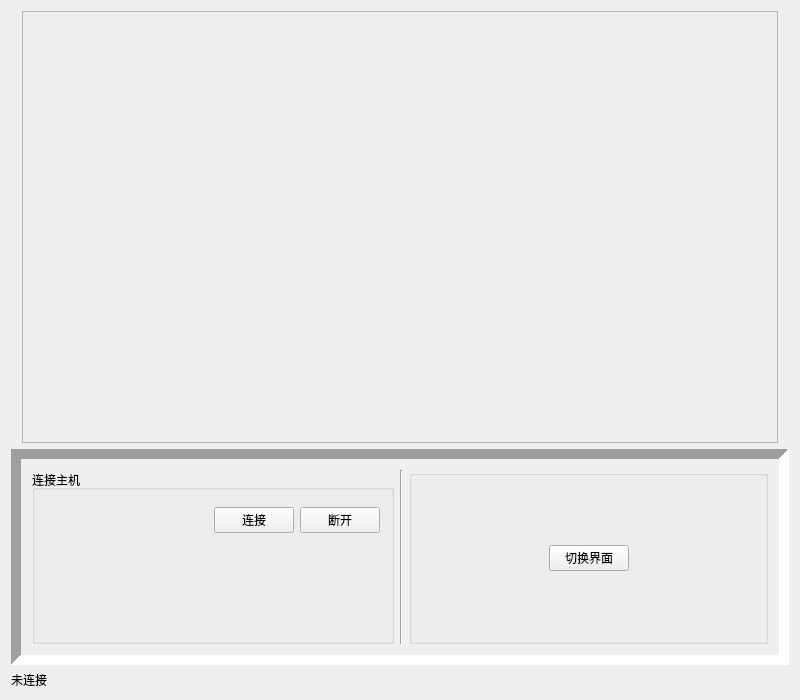
<?xml version="1.0" encoding="UTF-8"?>
<ui version="4.0">
 <class>MainWidget</class>
 <widget class="QWidget" name="MainWidget">
  <property name="geometry">
   <rect>
    <x>0</x>
    <y>0</y>
    <width>800</width>
    <height>700</height>
   </rect>
  </property>
  <property name="windowTitle">
   <string>MainWidget</string>
  </property>
  <layout class="QVBoxLayout" name="verticalLayout_3" stretch="2,1,0">
   <item>
    <widget class="QStackedWidget" name="stackedWidget">
     <property name="currentIndex">
      <number>1</number>
     </property>
     <widget class="QWidget" name="page">
      <layout class="QVBoxLayout" name="verticalLayout_2">
       <property name="topMargin">
        <number>0</number>
       </property>
       <property name="bottomMargin">
        <number>0</number>
       </property>
       <item>
        <widget class="QFrame" name="frame">
         <property name="frameShape">
          <enum>QFrame::WinPanel</enum>
         </property>
         <property name="frameShadow">
          <enum>QFrame::Raised</enum>
         </property>
         <property name="lineWidth">
          <number>10</number>
         </property>
         <layout class="QVBoxLayout" name="verticalLayout">
          <property name="leftMargin">
           <number>0</number>
          </property>
          <property name="topMargin">
           <number>0</number>
          </property>
          <property name="rightMargin">
           <number>0</number>
          </property>
          <property name="bottomMargin">
           <number>0</number>
          </property>
         </layout>
        </widget>
       </item>
      </layout>
     </widget>
     <widget class="QWidget" name="page_2">
      <layout class="QHBoxLayout" name="horizontalLayout_3">
       <property name="leftMargin">
        <number>11</number>
       </property>
       <property name="topMargin">
        <number>0</number>
       </property>
       <property name="rightMargin">
        <number>11</number>
       </property>
       <property name="bottomMargin">
        <number>0</number>
       </property>
       <item>
        <widget class="QFrame" name="frame_3">
         <property name="frameShape">
          <enum>QFrame::StyledPanel</enum>
         </property>
         <property name="frameShadow">
          <enum>QFrame::Raised</enum>
         </property>
        </widget>
       </item>
      </layout>
     </widget>
    </widget>
   </item>
   <item>
    <widget class="QFrame" name="frame_2">
     <property name="frameShape">
      <enum>QFrame::Panel</enum>
     </property>
     <property name="frameShadow">
      <enum>QFrame::Sunken</enum>
     </property>
     <property name="lineWidth">
      <number>10</number>
     </property>
     <layout class="QHBoxLayout" name="horizontalLayout">
      <item>
       <widget class="QGroupBox" name="groupBox">
        <property name="title">
         <string>连接主机</string>
        </property>
        <layout class="QGridLayout" name="gridLayout">
         <item row="0" column="0" colspan="3">
          <widget class="IpWidgets" name="ip_widget" native="true"/>
         </item>
         <item row="1" column="0">
          <spacer name="horizontalSpacer">
           <property name="orientation">
            <enum>Qt::Horizontal</enum>
           </property>
           <property name="sizeHint" stdset="0">
            <size>
             <width>162</width>
             <height>20</height>
            </size>
           </property>
          </spacer>
         </item>
         <item row="1" column="1">
          <widget class="QPushButton" name="button_connect">
           <property name="text">
            <string>连接</string>
           </property>
          </widget>
         </item>
         <item row="1" column="2">
          <widget class="QPushButton" name="button_disconnect">
           <property name="text">
            <string>断开</string>
           </property>
          </widget>
         </item>
         <item row="2" column="1">
          <spacer name="verticalSpacer">
           <property name="orientation">
            <enum>Qt::Vertical</enum>
           </property>
           <property name="sizeHint" stdset="0">
            <size>
             <width>20</width>
             <height>76</height>
            </size>
           </property>
          </spacer>
         </item>
        </layout>
       </widget>
      </item>
      <item>
       <widget class="Line" name="line">
        <property name="orientation">
         <enum>Qt::Vertical</enum>
        </property>
       </widget>
      </item>
      <item>
       <widget class="QGroupBox" name="groupBox_2">
        <property name="title">
         <string/>
        </property>
        <layout class="QHBoxLayout" name="horizontalLayout_2">
         <item>
          <spacer name="horizontalSpacer_2">
           <property name="orientation">
            <enum>Qt::Horizontal</enum>
           </property>
           <property name="sizeHint" stdset="0">
            <size>
             <width>28</width>
             <height>20</height>
            </size>
           </property>
          </spacer>
         </item>
         <item>
          <widget class="QPushButton" name="button_switch">
           <property name="text">
            <string>切换界面</string>
           </property>
          </widget>
         </item>
         <item>
          <spacer name="horizontalSpacer_3">
           <property name="orientation">
            <enum>Qt::Horizontal</enum>
           </property>
           <property name="sizeHint" stdset="0">
            <size>
             <width>19</width>
             <height>20</height>
            </size>
           </property>
          </spacer>
         </item>
        </layout>
       </widget>
      </item>
     </layout>
    </widget>
   </item>
   <item>
    <widget class="QLabel" name="label_connection">
     <property name="sizePolicy">
      <sizepolicy hsizetype="Preferred" vsizetype="Fixed">
       <horstretch>0</horstretch>
       <verstretch>0</verstretch>
      </sizepolicy>
     </property>
     <property name="text">
      <string>未连接</string>
     </property>
    </widget>
   </item>
  </layout>
 </widget>
 <layoutdefault spacing="6" margin="11"/>
 <customwidgets>
  <customwidget>
   <class>IpWidgets</class>
   <extends>QWidget</extends>
   <header location="global">ipwidgets.h</header>
   <container>1</container>
  </customwidget>
 </customwidgets>
 <resources/>
 <connections/>
</ui>
